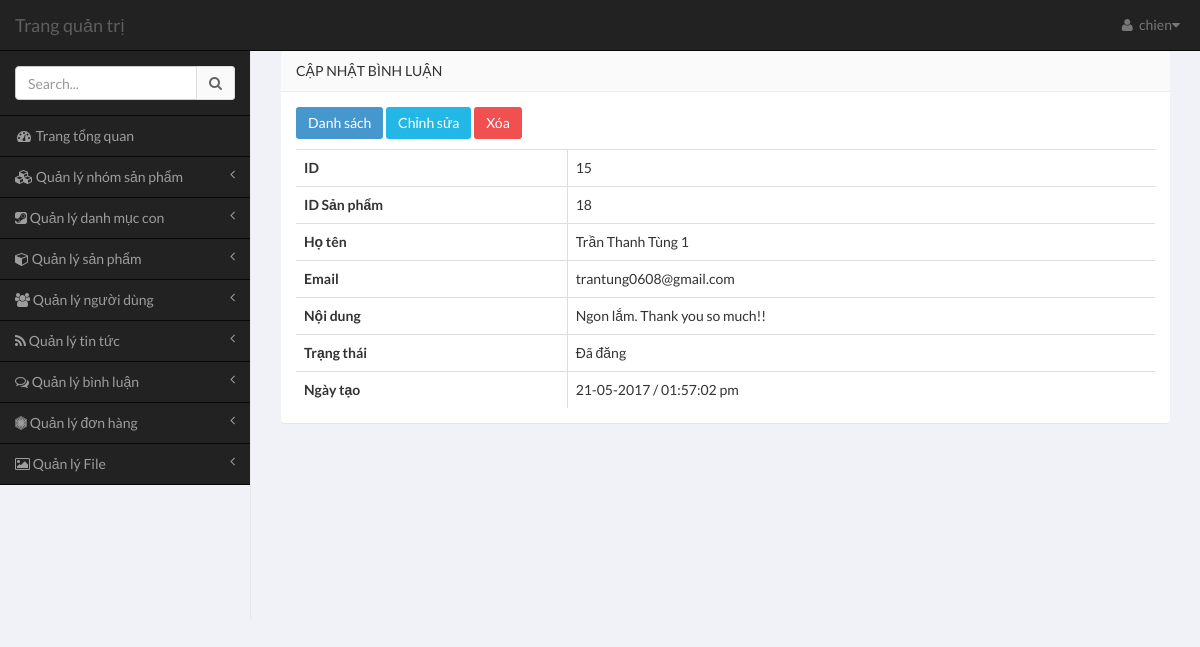
Page /admin/pages/index.php?module=comment&action=view&id=15 (signed in) on the committed database.
### tables this page shows
CREATE TABLE `product_comment` (
  `id` int(11) NOT NULL,
  `product_id` int(11) NOT NULL,
  `name` varchar(255) NOT NULL,
  `email` varchar(255) DEFAULT NULL,
  `comment` text NOT NULL,
  `written_date` int(11) DEFAULT NULL,
  `status` tinyint(4) DEFAULT '0'
);

### common/database.php (called while the page is built, shortened)
<?php
$mysqli = mysqli_connect(DB_HOST, DB_USER, DB_PASS, DB_NAME);
mysqli_set_charset($mysqli,"utf8");
function get_one($table,$field_name,$field_value){
	global $mysqli;
	$sql = "SELECT * FROM $table WHERE $field_name = '$field_value'";
	$res = mysqli_query($mysqli,$sql);
	return mysqli_fetch_assoc($res);
}
?>

### admin/pages/modules/comment/view.php (the view)
<?php
if (!empty($_GET['id'])) {
    $row = get_one('product_comment','id',$_GET['id']);
}else{
    echo 'Tham so id khong hop le';
}
?>
<div class="row">
    <div class="col-sm-12">
        <section class="panel">
          <header class="panel-heading">
              Cập nhật bình luận
            </header>
            <div class="panel-body table-responsive">
                            <p>
								<a href="index.php?module=comment&action=list" class="btn btn-primary">
									Danh sách
								</a>
								<a href="index.php?module=comment&action=edit&id=<?php echo $row['id'] ?>" class="btn btn-info">
									Chỉnh sửa
								</a>
								 <a href="index.php?module=comment&action=delete&id=<?php echo $row['id'] ?>" class="btn btn-danger" onclick="return confirm('Bạn có chắc chắc muốn xóa bình luận? ')">
									Xóa
								</a>
							</p>
                            	<?php if($row) : ?>
                                <table class="table table-hover table-bordered">
                                  <tbody>
									<tr>
										<th>ID</th>
										<td><?php echo $row['id'] ?></td>
									</tr>
									<tr>
										<th>ID Sản phẩm</th>
										<td><?php echo $row['product_id'] ?></td>
									</tr>
									<tr>
										<th>Họ tên</th>
										<td><?php echo $row['name'] ?></td>
									</tr>
									<tr>
										<th>Email</th>
										<td><?php echo $row['email'] ?></td>
									</tr>
                                    <tr>
                                        <th>Nội dung</th>
                                        <td><?php echo $row['comment'] ?></td>
                                    </tr>
									<tr>
										<th>Trạng thái</th>
                                        <?php if($row['status'] == 1){
			                                                  $st = 'Đã đăng' ;
			                                                }else if($row['status'] == 2){
			                                                  $st ='Không được đăng' ;
			                                                }else {
			                                                	$st ='Chưa duyệt' ;
			                                                	} ?>
										<td><?php echo $st ?></td>
									</tr>
                                    <tr>
                                        <th>Ngày tạo</th>
                                        <td><?php echo date('d-m-Y / h:i:s a',$row['written_date']); ?></td>
                                    </tr>
								</tbody>
                            </table>
                            <?php endif; ?>
                            </div>

### rows in the picture
product_comment: id "15", product "18", name "Trần Thanh Tùng 1", email "trantung0608@gmail.com", comment "Ngon lắm. Thank you so much!!", status "Đã đăng", written_date "21-05-2017 / 01:57:02 pm"

### other values in the picture
$user['username'] "chien"
